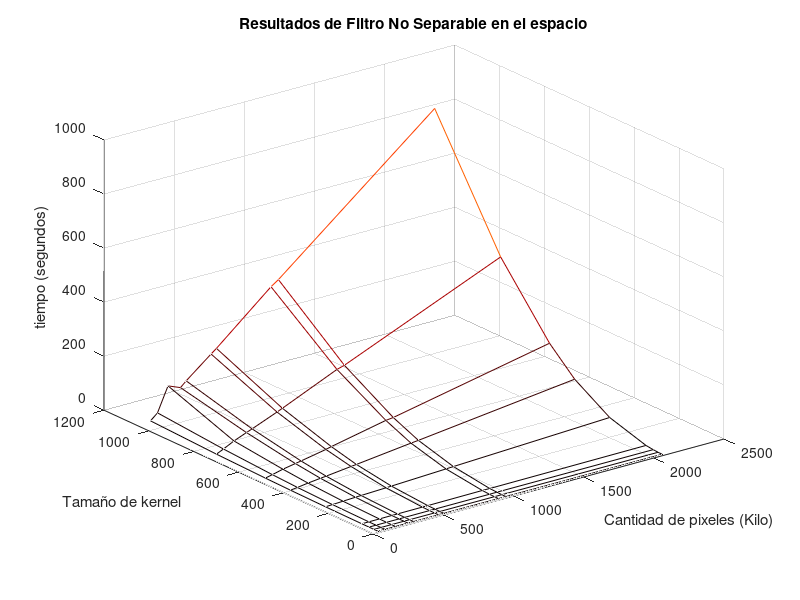
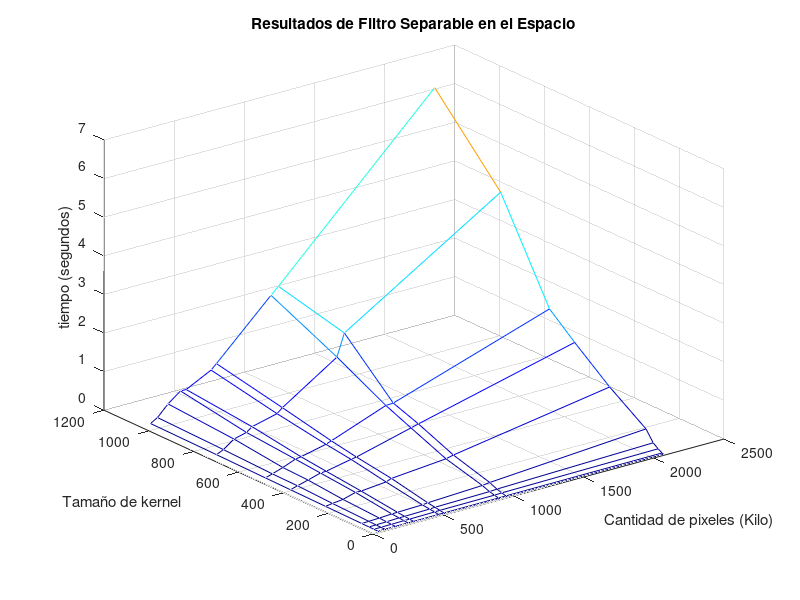
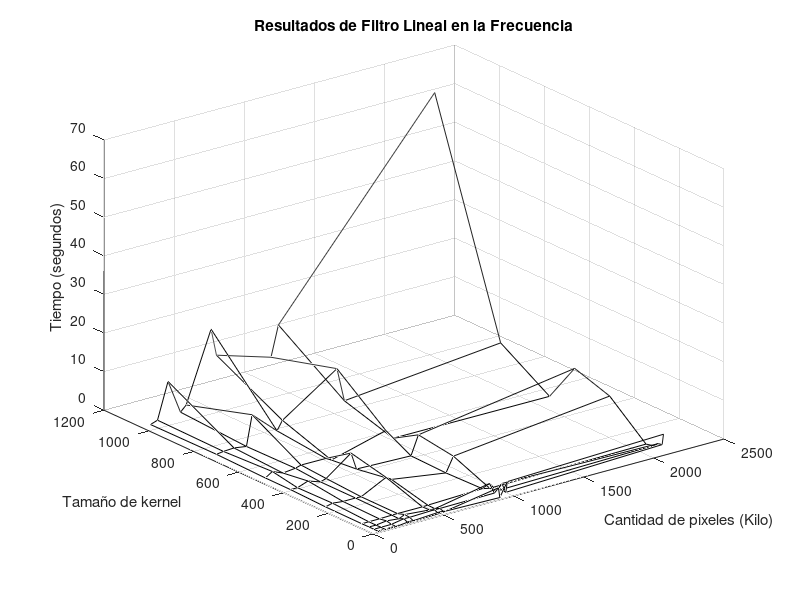
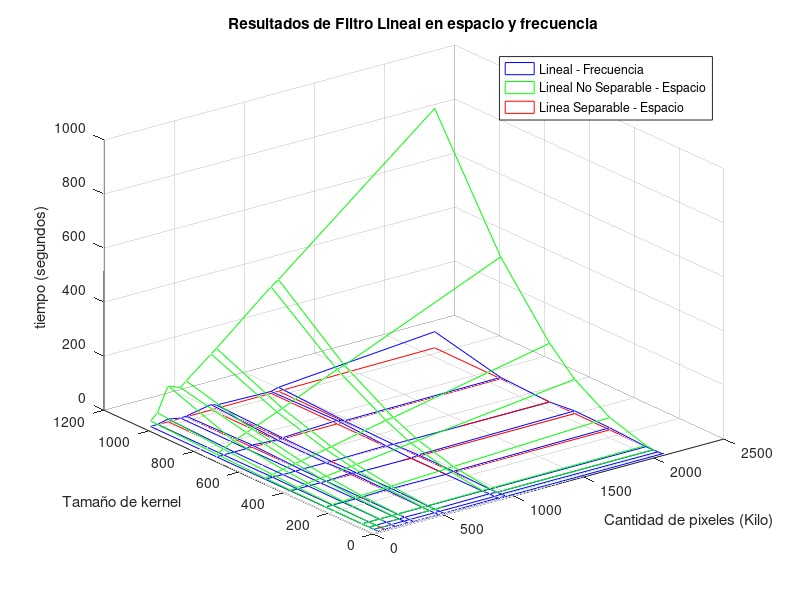

Here is the MATLAB script that generated these plots, in order:
t_pixels =[48400 98304 173280 262144 302570 480000 518400 907148 960000 2073600];
kernel_size= [3 9 27 49 81 243 399 511 729 1023];

t_pixels=t_pixels ./1000;

res= load("resultados.csv");

#Orden de las tablas en el archivo Resultados
#Cada 11 filas resultados de un filtro diferente
#Orden de los resultados
#Separable lineal en el espacio
#No Separable lineal en el espacio
#Lineal en la frecuencia
#Gaussiano en el espacio
#Gaussiano en la frecuencia
#

SLS= res(2:11,2:11);
NSLS= res(13:22,2:11);
LF= res(24:33,2:11);
GS= res(35:44,2:11);
GF=res(46:55,2:11);

figure(1);
colormap(hot);
mesh(t_pixels,kernel_size,NSLS);

xlabel("Cantidad de pixeles (Kilo)");
ylabel ("Tamaño de kernel");
zlabel ("tiempo (segundos)");
hidden('off');
title("Resultados de Filtro No Separable en el espacio")


figure(2);
colormap(jet);
mesh(t_pixels,kernel_size,SLS);
xlabel("Cantidad de pixeles (Kilo)");
ylabel ("Tamaño de kernel");
zlabel ("tiempo (segundos)");
hidden('off');
title("Resultados de Filtro Separable en el Espacio")

figure(3);
colormap(gray);
mesh(t_pixels,kernel_size,LF);
xlabel("Cantidad de pixeles (Kilo)");
ylabel ("Tamaño de kernel");
zlabel ("Tiempo (segundos)");
hidden('off');
title("Resultados de Filtro Lineal en la Frecuencia")

figure(4);
# Linear - Frequency
h1 = mesh(t_pixels,kernel_size,LF, "facecolor", "none", "edgecolor", "b");
hold on;
# Non Separable Linear - Space
h2 = mesh(t_pixels,kernel_size,NSLS, "facecolor", "none", "edgecolor", "g");
hold on;
# Separable Linear - Space
h3 = mesh(t_pixels,kernel_size,SLS, "facecolor", "none", "edgecolor", "r");
# Legend
legend([h1,h2,h3], {"Lineal - Frecuencia", "Lineal No Separable - Espacio", "Linea Separable - Espacio"});
xlabel("Cantidad de pixeles (Kilo)");
ylabel ("Tamaño de kernel");
zlabel ("tiempo (segundos)");
hidden('off');
title("Resultados de Filtro Lineal en espacio y frecuencia");

figure(5);
# Gaussiano - Space
g1 = mesh(t_pixels,kernel_size,GS, "facecolor", "none", "edgecolor", "b");
hold on;
# Gaussian - Frequency
g2 = mesh(t_pixels,kernel_size,GF, "facecolor", "none", "edgecolor", "r");
# Legend
legend([g1,g2], {"Gaussiano - Espacio", "Gaussiano - Frecuencia"});
xlabel("Cantidad de pixeles (Kilo)");
ylabel ("Tamaño de kernel");
zlabel ("tiempo (segundos)");
hidden('off');
title("Resultados de filtro Gaussiano en espacio y frecuencia");

